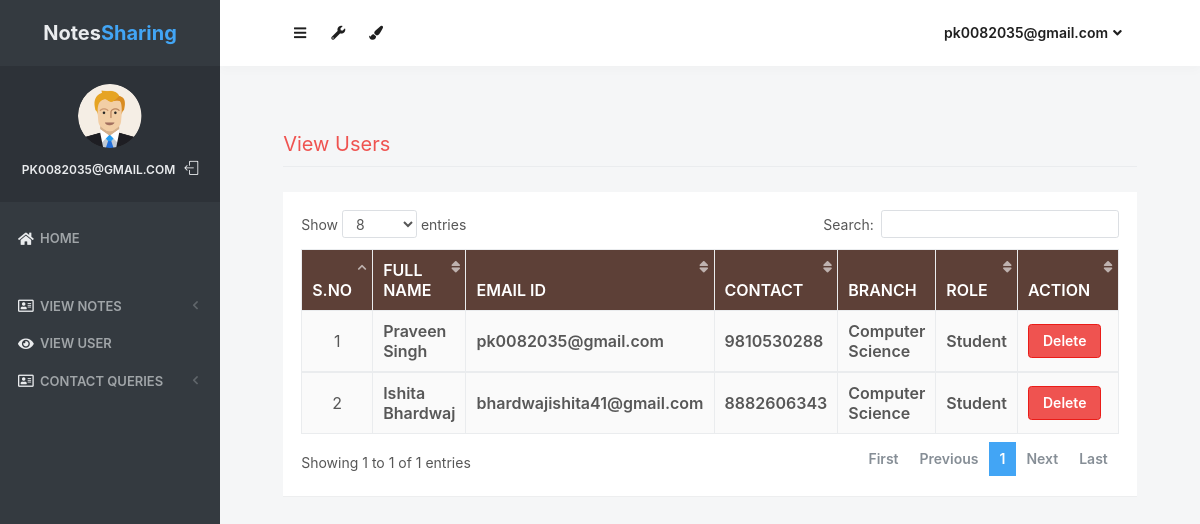
Page /view_users (signed in) on the committed database.
### notes/models.py (models this page shows, shortened)
class Signup(models.Model):
    user = models.ForeignKey(User,on_delete=models.CASCADE)
    contact = models.CharField(max_length=10)
    branch = models.CharField(max_length=30)
    role = models.CharField(max_length=15)

### notes/views.py (the view)
# urls.py: path('view_users', view_users, name='view_users'),
def view_users(request):
    if not request.user.is_authenticated:
        return redirect('login_admin')
    users = Signup.objects.all()
    d = {'users':users}
    return render(request,'view_users.html',d)

### notes/templates/view_users.html (shortened to what this page needs)
{% load static %}
<html lang="en" class="no-focus">
    <head>
        <link rel="stylesheet" href="{% static 'js/plugins/datatables/dataTables.bootstrap4.min.css' %}">
        <link rel="stylesheet" id="css-main" href="{% static 'css1/codebase.min.css' %}">
    </head>
    <body>
        <div id="page-container" class="sidebar-o sidebar-inverse side-scroll page-header-fixed main-content-narrow">
         {% include "sidebar.html" %}
            {% include "admin_nav.html" %}
            <main id="main-container">
                <div class="content">
                    <h2 class="content-heading text-danger">View Users</h2>
                    <div class="block">
                        <div class="block-content block-content-full">
                            <table class="table table-bordered table-striped table-vcenter js-dataTable-full-pagination" style="width:100%">
                                <thead class="text-white" style="background-color : #5d4037;">
                                    <tr>
                                        <th class="text-center">S.No</th>
                                        <th class="d-none d-sm-table-cell">Full Name</th>
                                        <th class="d-none d-sm-table-cell">Email ID</th>
                                        <th class="d-none d-sm-table-cell">Contact</th>
                                        <th class="d-none d-sm-table-cell">Branch</th>
                                        <th class="d-none d-sm-table-cell">Role</th>
                                        <th class="d-none d-sm-table-cell" style="width: 15%;">Action</th>
                                    </tr>
                                </thead>
                                {% for i in users %}
                                <tbody>
                                    <tr>
                                        <td class="text-center">{{forloop.counter}}</td>
                                        <td class="font-w600">{{i.user.first_name}} {{i.user.last_name}}</td>
					                    <td class="font-w600">{{i.user.username}}</td>
					                    <td class="font-w600">{{i.contact}}</td>
					                    <td class="font-w600">{{i.branch}}</td>
					                    <td class="font-w600">{{i.role}}</td>
					                    <td class="font-w600"><a href="{% url 'delete_users' i.user.id %}" class="btn btn-danger" onclick="return confirm('Are your sure to Delete ?')">Delete</a></td>
					                </tr>
                                        {% endfor %}
                                </tbody>
                            </table>
                        </div>
                    </div>
                </div>
            </main>
        </div>
 <link rel="stylesheet" href="https://use.fontawesome.com/releases/v5.6.3/css/all.css">
    </body>
</html>

### notes/templates/sidebar.html (shortened to what this page needs)
{% load static %}
   <nav id="sidebar">
                <div id="sidebar-scroll">
                    <div class="sidebar-content">
                        <div class="content-header content-header-fullrow px-15">
                            <div class="content-header-section text-center align-parent sidebar-mini-hidden">
                                <div class="content-header-item">
                                    <a class="link-effect font-w700" href="{% url 'admin_home' %}">
                                           <span class="font-size-xl text-dual-primary-dark">Notes</span><span class="font-size-xl text-primary">Sharing</span>
                                    </a>
                                </div>
                            </div>
                        </div>
                        <div class="content-side content-side-full content-side-user px-10 align-parent">
                            <div class="sidebar-mini-hidden-b text-center">
                                <a class="img-link" href="be_pages_generic_profile.html">
                                    <img class="img-avatar" src="{% static 'img/avatars/user1.png' %}" alt="">
                                </a>
                                <ul class="list-inline mt-10">
                                    <li class="list-inline-item">
                                        <a class="link-effect text-dual-primary-dark font-size-xs font-w600 text-uppercase" href="{% url 'admin_home' %}">{{ request.user.username }}</a>
                                    </li>
                                    <li class="list-inline-item">
                                        <a class="link-effect text-dual-primary-dark" href="{% url 'logout' %}">
                                            <i class="si si-logout"></i>
                                        </a>
                                    </li>
                                </ul>
                            </div>
                        </div>
                        <div class="content-side content-side-full">
                            <ul class="nav-main">
                                <li class="open">
                                    <a href="{% url 'admin_home' %}"><i class="fas fa-home"></i><span class="sidebar-mini-hide">Home</span></a>
                                </li>
                                <li class="nav-main-heading"><span class="sidebar-mini-visible">UI</span></li>
                                <li>
                                    <a class="nav-submenu" data-toggle="nav-submenu"><i class="far fa-address-card"></i>View Notes</a>
                                </li>
                                <li>
                                    <a  href="{% url 'view_users' %}"><i class="fas fa-eye"></i><span class="sidebar-mini-hide">View User</span></a>
                                </li>
                                <li>
                                    <a class="nav-submenu" data-toggle="nav-submenu"><i class="far fa-address-card"></i>Contact Queries</a>
                                </li>
                           </ul>
                        </div>
                    </div>
                </div>
            </nav>

### notes/templates/admin_nav.html (shortened to what this page needs)
{% load static %}
            <header id="page-header">
                <div class="content-header">
                    <div class="content-header-section">
                        <button type="button" class="btn btn-circle btn-dual-secondary" data-toggle="layout" data-action="sidebar_toggle">
                            <i class="fa fa-navicon"></i>
                        </button>
                        <div class="btn-group" role="group">
                            <button type="button" class="btn btn-circle btn-dual-secondary" id="page-header-options-dropdown" data-toggle="dropdown" aria-haspopup="true" aria-expanded="false">
                                <i class="fa fa-wrench"></i>
                            </button>
                        </div>
                        <div class="btn-group" role="group">
                            <button type="button" class="btn btn-circle btn-dual-secondary" id="page-header-themes-dropdown" data-toggle="dropdown" aria-haspopup="true" aria-expanded="false">
                                <i class="fa fa-paint-brush"></i>
                            </button>
                        </div>
                    </div>
                    <div class="content-header-section">
                        <div class="btn-group" role="group">
                            <button type="button" class="btn btn-rounded btn-dual-secondary" id="page-header-user-dropdown" data-toggle="dropdown" aria-haspopup="true" aria-expanded="false">
                                {{ request.user.username}}<i class="fa fa-angle-down ml-5"></i>
                            </button>
                        </div>
                    </div>
                </div>
            </header>

### rows in the picture
Signup: user.first_name "Praveen", user.last_name "Singh", user.username "pk0082035@gmail.com", contact "9810530288", branch "Computer Science", role "Student"
Signup: user.first_name "Ishita", user.last_name "Bhardwaj", user.username "bhardwajishita41@gmail.com", contact "8882606343", branch "Computer Science", role "Student"

### other values in the picture
{{ request.user.username }} "PK0082035@GMAIL.COM"
{{ request.user.username }} "pk0082035@gmail.com"
